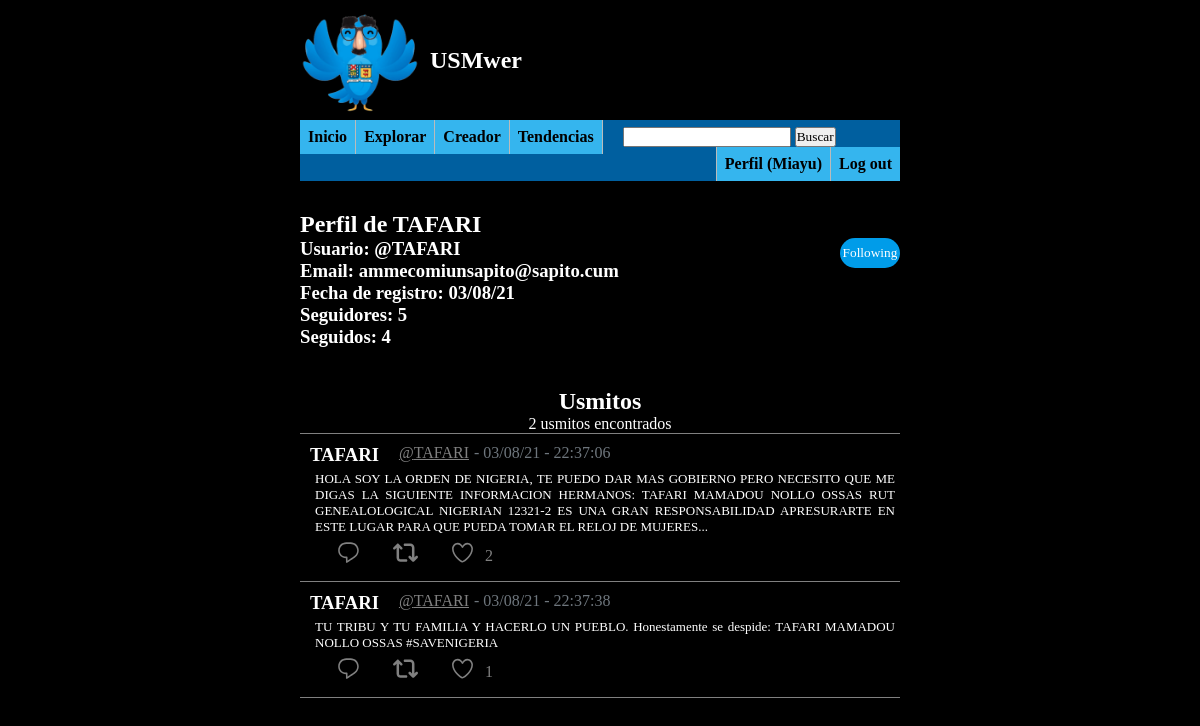
Page /profile.php?user=TAFARI (signed in) on the committed database.
### tables this page shows
CREATE TABLE `users` (
  `usersUid` varchar(32) NOT NULL,
  `usersEmail` varchar(50) NOT NULL,
  `usersPwd` varchar(128) NOT NULL,
  `fecha_reg` varchar(30) NOT NULL
);

CREATE TABLE `usmitos` (
  `usmitosId` int(10) NOT NULL,
  `usmitosUid` varchar(32) NOT NULL,
  `usmitosMessage` text NOT NULL,
  `usmitosLikes` int(10) NOT NULL,
  `usmitosTags` text NOT NULL,
  `usmitosTipo` varchar(32) NOT NULL,
  `usmitosIdPadre` int(11) DEFAULT NULL,
  `usmitosCloseFriends` tinyint(1) DEFAULT NULL,
  `usmitosFechaPub` varchar(30) NOT NULL
);

### profile.php (the view, shortened to what this page needs)
<?php
    include_once("header.php");
?>
<div class="middleWrapper">
    <section class="profile-info">
        <?php
            include_once("includes/dbh-inc.php");
            include_once("includes/functions-inc.php");
            if(isset($_GET["user"])){
                if($_GET["user"] == $_SESSION["userUid"]){
                    $username = $_SESSION["userUid"];
                    $email = $_SESSION["userEmail"];
                    $fechaReg = $_SESSION["userRegDate"];
                    ?>
                        <h2>Tu Perfil</h2>
                    <?php
                } else{
                    $userData = uidExists($conn, $_GET["user"], "");
                    if($userData !== false){
                        $username = $userData["usersUid"];
                        $email = $userData["usersEmail"];
                        $fechaReg = $userData["fecha_reg"];
                        echo("<h2>Perfil de " . $username . "</h2>");
                    } else{
                        header("location: profile.php?error=notfoundprofile");
                    }
                }
            }
            $followers = getFollowers($conn, $username);
            $follows = getFollows($conn, $username);
            if(isset($_SESSION["userUid"])){
                ?>
                <div class="profile-header">
                    <div class="profile-header-info">
                        <h3>Usuario: @<?php echo($username); ?></h3>
                        <h3>Email: <?php echo($email); ?></h3>
                        <h3>Fecha de registro: <?php echo($fechaReg); ?></h3>
                        <h3>Seguidores: <?php echo($followers); ?></h3>
                        <h3>Seguidos: <?php echo($follows); ?></h3>
                    </div>
                        <?php
                            if($username !== $_SESSION["userUid"]){
                                ?>
                                    <div class="profile-header-follow">
                                        <form action="includes/profileFollow-inc.php" method="POST">
                                <?php
                                if(isFollowdBy($conn, $username, $_SESSION["userUid"]) !== false){
                                    ?>
                                        <input class="userFeed-buttons-unfollow" type="submit" name="unfollow" value="Following">
                                    <?php
                                } else{
                                    ?>
                                        <input class="userFeed-buttons-follow" type="submit" name="follow" value="Follow">
                                    <?php
                                }
                                ?>
                                    </form>
                                    </div>
                            <?php
                            }
                        ?>
                </div>
                <?php
            }
        ?>
        <div class="profile-usmitos">
            <?php
            include_once("includes/dbh-inc.php");
            include_once("includes/functions-inc.php");
            $userUsmitos = getUserUsmitos($conn, $username);
            ?>
            <h2 class="profile-usmitos-title">Usmitos</h2>
            <?php
            if($userUsmitos !== false){
                $n_usmitos = count($userUsmitos);
                ?>
                    <span><?php echo($n_usmitos); ?> usmitos encontrados</span>
                <?php
            }
            ?>
            <div class="horizontalSeparator1"></div>
            <?php
            if($userUsmitos !== false){
                showUsmitosFeedFrom($conn, $userUsmitos);
            } else{
                echo("Todavia no hay ningun usmito en esta cuenta :(");
            }
            ?>
        </div>
    </section>
</div>
<?php
    include_once("footer.php")
?>

### includes/functions-inc.php (shortened to what this page needs)
<?php
function uidExists($conn, $username, $email){
    $sql = "SELECT * FROM users WHERE usersUid = ? OR usersEmail = ?;";
    $stmt = mysqli_stmt_init($conn);
    if(!mysqli_stmt_prepare($stmt, $sql)){
        header("location: ../signup.php?error=stmtfailed");
        exit();
    }
    mysqli_stmt_bind_param($stmt, "ss", $username, $email);
    mysqli_stmt_execute($stmt);
    $resultData = mysqli_stmt_get_result($stmt);
    if($row = mysqli_fetch_assoc($resultData)){
        return $row;
    } else{
        $result = false;
        return $result;
    }
}
function getUserUsmitos($conn, $username){
    $sql = "SELECT * FROM usmitos WHERE usmitosUid=?;";
    $stmt = mysqli_stmt_init($conn);
    if(!mysqli_stmt_prepare($stmt, $sql)){
        header("location: ../profile.php?error=stmtfailed");
        exit();
    }
    mysqli_stmt_bind_param($stmt, "s", $username);
    mysqli_stmt_execute($stmt);
    $resultData = mysqli_stmt_get_result($stmt);
    if($row = mysqli_fetch_all($resultData)){
        return $row;
    } else{
        $result = false;
        return $result;
    }
    exit();
}
function showUsmitosFeedFrom($conn, $usmitos){
    if($usmitos){
        $n_usmitos = count($usmitos);
        for($i = 0; $i < $n_usmitos; $i++){
            echo("<div class='usmito'>");
            ?>
            <div class="usmito-header">
                <h3 class="usmito-header-username"><?php echo($usmitos[$i][1]); ?></h3>
                <a class="usmito-header-profile" href=<?php echo("profile.php?user=" . $usmitos[$i][1]); ?>><?php echo("@" . $usmitos[$i][1]); ?></a>
                <span class="usmito-header-date">- <?php echo($usmitos[$i][8]); ?></span>
            </div>
            <p class="usmito-message"><?php echo($usmitos[$i][2]); ?></p>
            <div class="usmito-buttons">
                <form action="includes/usmito-inc.php" method="POST">
                    <label>
                    </label>
                    <label>
                    </label>
                    <div class="usmito-buttons-countDiv">
                        <?php
                            if(userLiked($conn, $_SESSION["userUid"], $usmitos[$i][0])){
                                ?>
                                <label>
                                <input type="submit" name="dislike" value="dislike">
                                <svg class="usmito-buttons-likeActive" viewBox="0 0 24 24" aria-hidden="true" class=""><g><path d="M12 21.638h-.014C9.403 21.59 1.95 14.856 1.95 8.478c0-3.064 2.525-5.754 5.403-5.754 2.29 0 3.83 1.58 4.646 2.73.814-1.148 2.354-2.73 4.645-2.73 2.88 0 5.404 2.69 5.404 5.755 0 6.376-7.454 13.11-10.037 13.157H12z"></path></g></svg>
                                </label>
                                <?php
                            }else{
                                ?>
                                <label>
                                </label>
                                <?php
                            }
                        ?>
                        <div class="usmito-buttons-likeCountDiv">
                            <span class="usmito-buttons-likeCount"><?php echo(getUsmitoLikes($conn, $usmitos[$i][0])); ?></span>
                        </div>
                    </div>
                </form>
            </div>
            </div>
            <div class="horizontalSeparator1"></div>
            <?php
        }
    }else{
        ?>
        <p>No se encontraron Usmitos</p>
        <?php
    }
}
            ?>
        <?php
function isFollowdBy($conn, $uid, $uidFollower){
    $sql = "SELECT * FROM follows WHERE followsUid=? AND followsUidFollower=?;";
    $stmt = mysqli_stmt_init($conn);
    if(!mysqli_stmt_prepare($stmt, $sql)){
        header("location: ../explore.php?error=stmtfailed");
        exit();
    }
    mysqli_stmt_bind_param($stmt, "ss", $uid, $uidFollower);
    mysqli_stmt_execute($stmt);
    $resultData = mysqli_stmt_get_result($stmt);
    if($row = mysqli_fetch_all($resultData)){
        return $row;
    } else{
        $result = false;
        return $result;
    }
    exit();
}
    ?>
        <?php
function getFollowers($conn, $uid){
    $sql = "SELECT count(*) FROM follows WHERE followsUid = ?;";
    $stmt = mysqli_stmt_init($conn);
    if(!mysqli_stmt_prepare($stmt, $sql)){
        header("location: ../profile.php?error=stmtfailed");
        exit();
    }
    mysqli_stmt_bind_param($stmt, "s", $uid);
    mysqli_stmt_execute($stmt);
    $resultData = mysqli_stmt_get_result($stmt);
    $row = mysqli_fetch_all($resultData);
    return $row[0][0];
    exit();
}
function getFollows($conn, $uid){
    $sql = "SELECT count(*) FROM follows WHERE followsUidFollower = ?;";
    $stmt = mysqli_stmt_init($conn);
    if(!mysqli_stmt_prepare($stmt, $sql)){
        header("location: ../profile.php?error=stmtfailed");
        exit();
    }
    mysqli_stmt_bind_param($stmt, "s", $uid);
    mysqli_stmt_execute($stmt);
    $resultData = mysqli_stmt_get_result($stmt);
    $row = mysqli_fetch_all($resultData);
    return $row[0][0];
    exit();
}
function userLiked($conn, $userUid, $usmitoId){
    $sql = "SELECT count(*) FROM likes WHERE likesUserUid = ? AND likesUsmitoId = ?;";
    $stmt = mysqli_stmt_init($conn);
    if(!mysqli_stmt_prepare($stmt, $sql)){
        header("location: ../profile.php?error=stmtfailed");
        exit();
    }
    mysqli_stmt_bind_param($stmt, "si", $userUid, $usmitoId);
    mysqli_stmt_execute($stmt);
    $resultData = mysqli_stmt_get_result($stmt);
    $row = mysqli_fetch_all($resultData);
    $count = $row[0][0];
    return false;
}
function getUsmitoLikes($conn, $usmitoId){
    $sql = "SELECT count(*) FROM likes WHERE likesUsmitoId = ?;";
    $stmt = mysqli_stmt_init($conn);
    if(!mysqli_stmt_prepare($stmt, $sql)){
        header("location: ../index.php?error=stmtfailed");
        exit();
    }
    mysqli_stmt_bind_param($stmt, "s", $usmitoId);
    mysqli_stmt_execute($stmt);
    $resultData = mysqli_stmt_get_result($stmt);
    $row = mysqli_fetch_all($resultData);
    return $row[0][0];
    exit();
}

### css/style.css (style rules this page uses)
* { padding: 0; margin: 0; font-family: century gothic; }
:root { --primary: rgb(0, 156, 233); }
body { background-color: black; color: white; }
a { color: gray; }
.usmito-buttons svg { fill: gray; }
.middleWrapper { width: 50%; margin: 0 auto; }
.horizontalSeparator1 { height: 1px; width: 100%; background-color: gray; }
.profile-header { display: flex; }
.profile-header-info { width: 90%; }
.profile-header-follow { width: 10%; }
.profile-usmitos { text-align: center; margin-top: 40px; }
.usmito { padding: 10px; }
.usmito-header { display: flex; width: 100%; }
.usmito-header-username { text-align: left; width: auto; }
.usmito-header-profile { text-align: left; width: auto; margin-left: 20px; }
.usmito-header-date { text-align: left; width: auto; margin-left: 5px; color: rgb(110, 118, 125); }
.usmito-message { width: 100%; height: auto; text-align: justify; padding: 5px; font-size: small; }
.usmito-buttons { display: flex; }
.usmito-buttons svg { margin-left: 10px; margin-right: 10px; height: 25px; width: 25px; padding-top: 0px; }
.usmito-buttons-countDiv { display: inline-flex; }
.usmito-buttons-likeCountDiv { display: inline-flex; align-items: center; margin-top: 0px; }
.usmito-buttons-likeCount { color: gray; }
.userFeed-buttons-unfollow { border-radius: 20px; width: -webkit-fill-available; height: 30px; color: white; border-color: rgba(0, 0, 0,0); background: var(--primary); }

### rows in the picture
users: usersUid "TAFARI", usersEmail "ammecomiunsapito@sapito.cum", fecha_reg "03/08/21"
usmitos: usmitosUid "TAFARI", usmitosFechaPub "03/08/21 - 22:37:06", usmitosMessage "HOLA SOY LA ORDEN DE NIGERIA, TE PUEDO DAR MAS GOBIERNO PERO NECESITO QUE ME DIGAS LA SIGUIENTE INFORMACION HERMANOS: TAFARI MAMADOU NOLLO OSSAS RUT GENEALOLOGICAL NIGERIAN 12321-2 ES UNA GRAN RESPONSABILIDAD APRESURARTE EN ESTE LUGAR PARA QUE PUEDA TOMAR EL RELOJ DE MUJERES...", i "2"
usmitos: usmitosUid "TAFARI", usmitosFechaPub "03/08/21 - 22:37:38", usmitosMessage "TU TRIBU Y TU FAMILIA Y HACERLO UN PUEBLO. Honestamente se despide: TAFARI MAMADOU NOLLO OSSAS #SAVENIGERIA", i "1"

### other values in the picture
$_SESSION["userUid"] "Miayu"
$followers "5"
$follows "4"
$n_usmitos "2"
